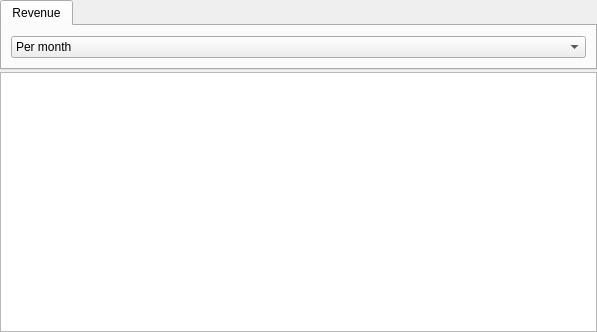
<?xml version="1.0" encoding="UTF-8"?>
<ui version="4.0">
 <class>Form</class>
 <widget class="QWidget" name="Form">
  <property name="geometry">
   <rect>
    <x>0</x>
    <y>0</y>
    <width>597</width>
    <height>332</height>
   </rect>
  </property>
  <property name="windowTitle">
   <string>Reports</string>
  </property>
  <layout class="QVBoxLayout" name="verticalLayout">
   <property name="spacing">
    <number>2</number>
   </property>
   <property name="leftMargin">
    <number>0</number>
   </property>
   <property name="topMargin">
    <number>0</number>
   </property>
   <property name="rightMargin">
    <number>0</number>
   </property>
   <property name="bottomMargin">
    <number>0</number>
   </property>
   <item>
    <widget class="QTabWidget" name="tabWidget">
     <property name="sizePolicy">
      <sizepolicy hsizetype="Expanding" vsizetype="Maximum">
       <horstretch>0</horstretch>
       <verstretch>0</verstretch>
      </sizepolicy>
     </property>
     <property name="currentIndex">
      <number>0</number>
     </property>
     <widget class="QWidget" name="revenueTab">
      <attribute name="title">
       <string>Revenue</string>
      </attribute>
      <layout class="QVBoxLayout" name="verticalLayout_2">
       <item>
        <widget class="QComboBox" name="revenueComboBox">
         <item>
          <property name="text">
           <string>Per month</string>
          </property>
         </item>
         <item>
          <property name="text">
           <string>Per year</string>
          </property>
         </item>
        </widget>
       </item>
      </layout>
     </widget>
    </widget>
   </item>
   <item>
    <widget class="QTableView" name="tableView"/>
   </item>
  </layout>
 </widget>
 <resources/>
 <connections>
  <connection>
   <sender>revenueComboBox</sender>
   <signal>currentIndexChanged(int)</signal>
   <receiver>Form</receiver>
   <slot>setUpTable()</slot>
   <hints>
    <hint type="sourcelabel">
     <x>54</x>
     <y>49</y>
    </hint>
    <hint type="destinationlabel">
     <x>74</x>
     <y>76</y>
    </hint>
   </hints>
  </connection>
 </connections>
 <slots>
  <slot>setUpTable()</slot>
 </slots>
</ui>
